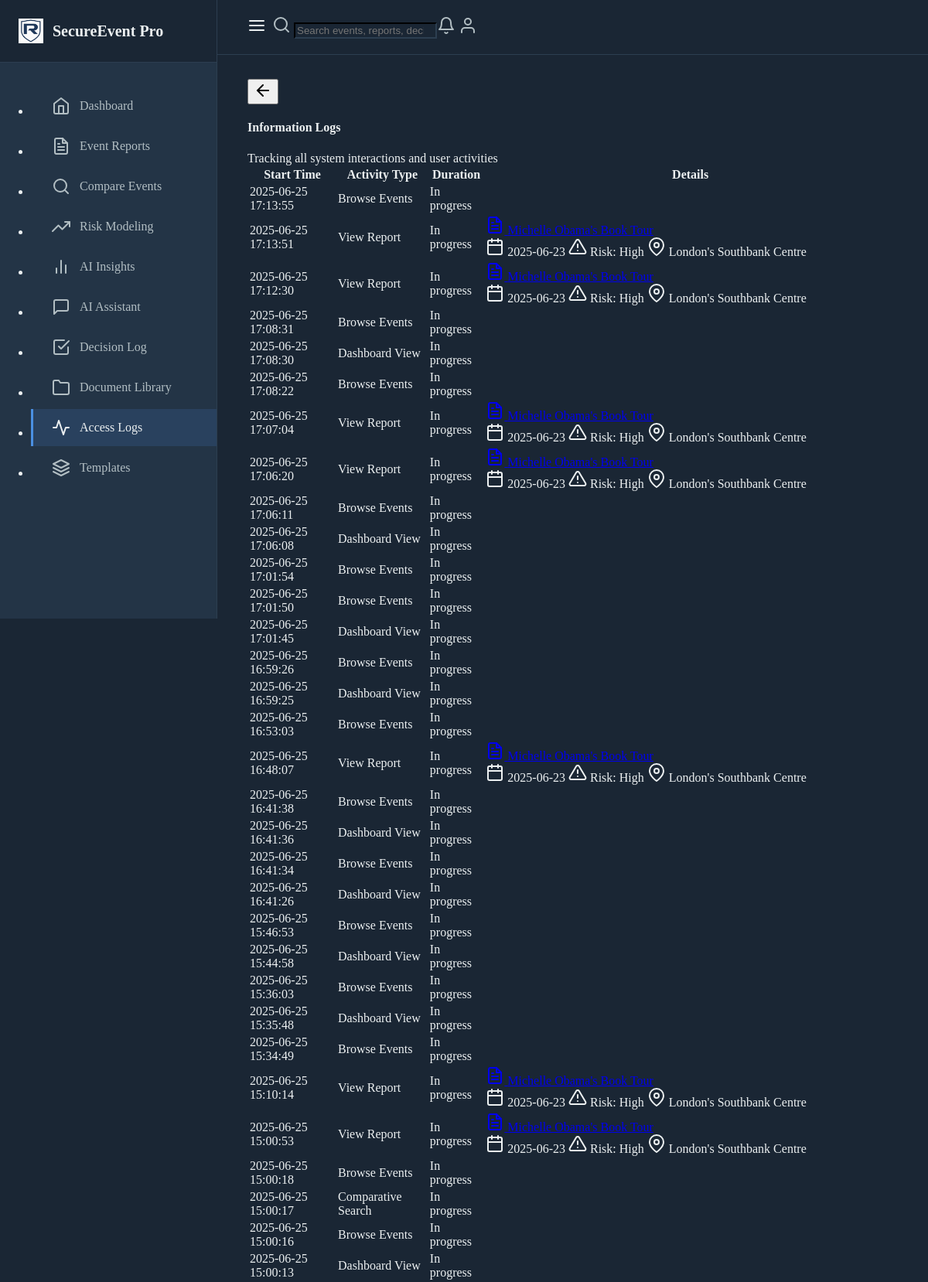
The page /access_logs (upper part) on the database its author committed.
### models.py (models this page shows, shortened)
class ActivityLog(db.Model):
    id = db.Column(db.Integer, primary_key=True)
    event_report_id = db.Column(db.Integer, db.ForeignKey('event_report.id'), nullable=True)
    activity_type = db.Column(db.String(50), nullable=False)
    started_at = db.Column(db.DateTime, default=datetime.utcnow)
    ended_at = db.Column(db.DateTime)
    duration_seconds = db.Column(db.Integer)
    user_identifier = db.Column(db.String(100))
    session_id = db.Column(db.String(100))
    search_query = db.Column(db.String(500))
    filters_applied = db.Column(db.JSON, default=dict)
    interaction_details = db.Column(db.JSON, default=dict)
    related_resources = db.Column(db.JSON, default=list)
    user_decisions = db.Column(db.JSON, default=list)
    notes = db.Column(db.Text)

### routes.py (the view)
@app.route("/access_logs")
def view_access_logs():
    logs = ActivityLog.query.order_by(ActivityLog.started_at.desc()).all()
    return render_template("access_log.html", logs=logs)

### routes.py (called while the page is built)
@app.before_request
def before_request():
    g.start_time = datetime.utcnow()
    g.activity_log = None

@app.after_request
def after_request(response):
    if hasattr(g, "activity_log") and g.activity_log:
        end_activity_tracking(g.activity_log)
    return response

### templates/access_log.html (shortened to what this page needs)
{% extends "base.html" %}
{% block content %}
<div class="container">
    <div class="d-flex justify-content-between align-items-center mb-4">
        <h4 class="mb-0">Information Logs</h4>
        <div class="text-muted">
            Tracking all system interactions and user activities
        </div>
    </div>
    <div class="table-responsive">
        <table class="table table-hover">
            <thead>
                <tr>
                    <th>Start Time</th>
                    <th>Activity Type</th>
                    <th>Duration</th>
                    <th>Details</th>
                </tr>
            </thead>
            <tbody>
                {% for log in logs %}
                <tr>
                    <td>{{ log.started_at.strftime('%Y-%m-%d %H:%M:%S') }}</td>
                    <td>
                        <span class="badge bg-{{ 'primary' if log.activity_type == 'view_report' else 'info' if log.activity_type == 'search' else 'secondary' }}">
                            {{ log.activity_type|replace('_', ' ')|title }}
                        </span>
                    </td>
                    <td>
                        {% if log.duration_seconds %}
                            {{ log.duration_seconds }} seconds
                        {% else %}
                            In progress
                        {% endif %}
                    </td>
                    <td>
                        {% if log.event_report %}
                            <div class="mb-2">
                                <a href="{{ url_for('view_report', report_id=log.event_report.id) }}" class="text-decoration-none">
                                    <i data-feather="file-text" class="feather-sm me-1"></i>
                                </a>
                            </div>
                            {% if log.interaction_details %}
                                <div class="small text-muted">
                                    {% if log.interaction_details.document_date %}
                                        <span class="me-2">
                                            <i data-feather="calendar" class="feather-sm me-1"></i>
                                            {{ log.interaction_details.document_date }}
                                        </span>
                                    {% endif %}
                                    {% if log.interaction_details.risk_level %}
                                        <span class="me-2">
                                            <i data-feather="alert-triangle" class="feather-sm me-1"></i>
                                            Risk: {{ log.interaction_details.risk_level }}
                                        </span>
                                    {% endif %}
                                    {% if log.interaction_details.location %}
                                        <span>
                                            <i data-feather="map-pin" class="feather-sm me-1"></i>
                                            {{ log.interaction_details.location }}
                                        </span>
                                    {% endif %}
                                </div>
                            {% endif %}
                        {% endif %}
                    </td>
                </tr>
                {% endfor %}
            </tbody>
        </table>
    </div>
</div>
{% endblock %}

### templates/base.html (style rules this page uses)
:root { --primary-color: #4A90E2; --secondary-color: #2C3E50; --accent-color: #3498DB; --background-dark: #1A2634; --card-bg: #233446; --text-primary: #ECF0F1; --text-secondary: #B2BEC3; }
body { background-color: var(--background-dark); color: var(--text-primary); }
.badge { font-weight: 500; }

### rows shown on the page
ActivityLog: started_at "2025-06-25 17:13:55", activity_type "Browse Events", duration_seconds "In progress"
ActivityLog: started_at "2025-06-25 17:13:51", activity_type "View Report", duration_seconds "In progress", interaction_details.document_date "2025-06-23", interaction_details.risk_level "High", interaction_details.location "London's Southbank Centre"
ActivityLog: started_at "2025-06-25 17:12:30", activity_type "View Report", duration_seconds "In progress", interaction_details.document_date "2025-06-23", interaction_details.risk_level "High", interaction_details.location "London's Southbank Centre"
ActivityLog: started_at "2025-06-25 17:08:31", activity_type "Browse Events", duration_seconds "In progress"
ActivityLog: started_at "2025-06-25 17:08:30", activity_type "Dashboard View", duration_seconds "In progress"
ActivityLog: started_at "2025-06-25 17:08:22", activity_type "Browse Events", duration_seconds "In progress"
ActivityLog: started_at "2025-06-25 17:07:04", activity_type "View Report", duration_seconds "In progress", interaction_details.document_date "2025-06-23", interaction_details.risk_level "High", interaction_details.location "London's Southbank Centre"
ActivityLog: started_at "2025-06-25 17:06:20", activity_type "View Report", duration_seconds "In progress", interaction_details.document_date "2025-06-23", interaction_details.risk_level "High", interaction_details.location "London's Southbank Centre"
ActivityLog: started_at "2025-06-25 17:06:11", activity_type "Browse Events", duration_seconds "In progress"
ActivityLog: started_at "2025-06-25 17:06:08", activity_type "Dashboard View", duration_seconds "In progress"
ActivityLog: started_at "2025-06-25 17:01:54", activity_type "Browse Events", duration_seconds "In progress"
ActivityLog: started_at "2025-06-25 17:01:50", activity_type "Browse Events", duration_seconds "In progress"
ActivityLog: started_at "2025-06-25 17:01:45", activity_type "Dashboard View", duration_seconds "In progress"
ActivityLog: started_at "2025-06-25 16:59:26", activity_type "Browse Events", duration_seconds "In progress"
ActivityLog: started_at "2025-06-25 16:59:25", activity_type "Dashboard View", duration_seconds "In progress"
ActivityLog: started_at "2025-06-25 16:53:03", activity_type "Browse Events", duration_seconds "In progress"
ActivityLog: started_at "2025-06-25 16:48:07", activity_type "View Report", duration_seconds "In progress", interaction_details.document_date "2025-06-23", interaction_details.risk_level "High", interaction_details.location "London's Southbank Centre"
ActivityLog: started_at "2025-06-25 16:41:38", activity_type "Browse Events", duration_seconds "In progress"
ActivityLog: started_at "2025-06-25 16:41:36", activity_type "Dashboard View", duration_seconds "In progress"
ActivityLog: started_at "2025-06-25 16:41:34", activity_type "Browse Events", duration_seconds "In progress"
ActivityLog: started_at "2025-06-25 16:41:26", activity_type "Dashboard View", duration_seconds "In progress"
ActivityLog: started_at "2025-06-25 15:46:53", activity_type "Browse Events", duration_seconds "In progress"
ActivityLog: started_at "2025-06-25 15:44:58", activity_type "Dashboard View", duration_seconds "In progress"
ActivityLog: started_at "2025-06-25 15:36:03", activity_type "Browse Events", duration_seconds "In progress"
ActivityLog: started_at "2025-06-25 15:35:48", activity_type "Dashboard View", duration_seconds "In progress"
ActivityLog: started_at "2025-06-25 15:34:49", activity_type "Browse Events", duration_seconds "In progress"
ActivityLog: started_at "2025-06-25 15:10:14", activity_type "View Report", duration_seconds "In progress", interaction_details.document_date "2025-06-23", interaction_details.risk_level "High", interaction_details.location "London's Southbank Centre"
ActivityLog: started_at "2025-06-25 15:00:53", activity_type "View Report", duration_seconds "In progress", interaction_details.document_date "2025-06-23", interaction_details.risk_level "High", interaction_details.location "London's Southbank Centre"
ActivityLog: started_at "2025-06-25 15:00:18", activity_type "Browse Events", duration_seconds "In progress"
ActivityLog: started_at "2025-06-25 15:00:17", activity_type "Comparative Search", duration_seconds "In progress"
ActivityLog: started_at "2025-06-25 15:00:16", activity_type "Browse Events", duration_seconds "In progress"
ActivityLog: started_at "2025-06-25 15:00:13", activity_type "Dashboard View", duration_seconds "In progress"
